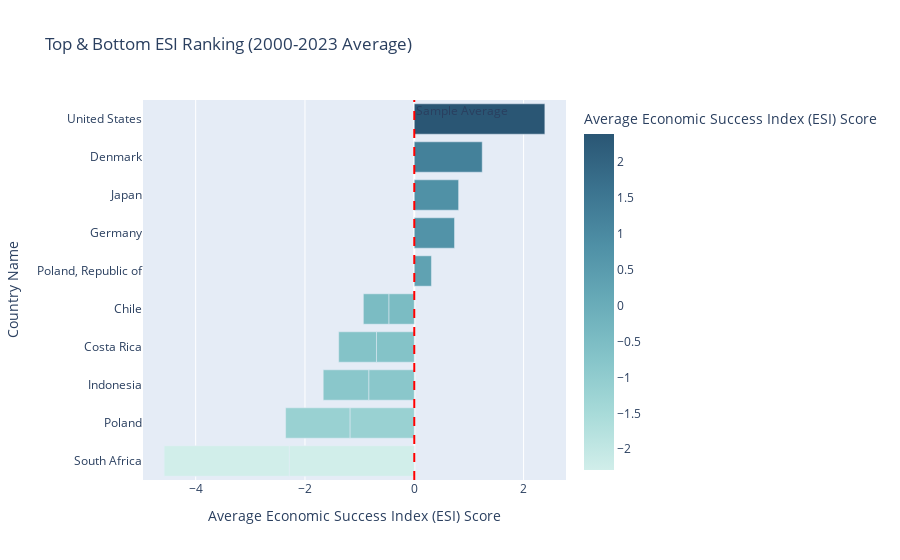

Notebook source saved alongside this figure:
### Code cell
import plotly.express as px
import pandas as pd

# 1. CALCULATE THE AVERAGE ESI SCORE PER COUNTRY (from yearly data)
# This step is necessary to create the final ranking
df_ranking = df_merged_scores.groupby('Country Name')['Economic Success (PCA)'].mean().reset_index()

# Rename the column
df_ranking.rename(columns={'Economic Success (PCA)': 'Avg_ESI'}, inplace=True)

# Sort the ranking from highest ESI to lowest
df_ranking_sorted = df_ranking.sort_values(by='Avg_ESI', ascending=False)


# 2. SELECT TOP AND BOTTOM COUNTRIES FOR VISUALIZATION
df_top = df_ranking_sorted.head(10)
df_bottom = df_ranking_sorted.tail(5)
# Concatenate the top 10 and bottom 5 for contrast
df_bar_viz = pd.concat([df_top, df_bottom])

# 3. CREATE THE HORIZONTAL BAR CHART
fig = px.bar(
    df_bar_viz,
    x='Avg_ESI',
    y='Country Name',
    orientation='h', # Makes the bars horizontal (better for country names)
    color='Avg_ESI',
    color_continuous_scale=px.colors.sequential.Teal,
    title='Top & Bottom ESI Ranking (2000-2023 Average)',
    labels={'Avg_ESI': 'Average Economic Success Index (ESI) Score'}
)

# Reverse the Y-axis so the highest score is at the top
fig.update_layout(
    yaxis={'categoryorder': 'total ascending'},
    showlegend=False
)

# Add a vertical line at ESI = 0 (the sample average)
fig.add_vline(x=0, line_width=2, line_dash="dash", line_color="red", annotation_text="Sample Average")

fig.show()

### Figure 1 — Plotly figure (JSON) as saved in the notebook; plotly's stock layout.template omitted (floating-point values rounded to 4 significant figures)
{"data": [{"hovertemplate": "Average Economic Success Index (ESI) Score=%{marker.color}<br>Country Name=%{y}<extra></extra>", "legendgroup": "", "marker": {"color": [2.389, 1.243, 0.8115, 0.7364, 0.3143, -0.4658, -0.6915, -0.833, -1.177, -2.288, -0.4658, -0.6915, -0.833, -1.177, -2.288], "coloraxis": "coloraxis", "pattern": {"shape": ""}}, "name": "", "orientation": "h", "showlegend": false, "textposition": "auto", "type": "bar", "x": [2.389, 1.243, 0.8115, 0.7364, 0.3143, -0.4658, -0.6915, -0.833, -1.177, -2.288, -0.4658, -0.6915, -0.833, -1.177, -2.288], "xaxis": "x", "y": ["United States", "Denmark", "Japan", "Germany", "Poland, Republic of", "Chile", "Costa Rica", "Indonesia", "Poland", "South Africa", "Chile", "Costa Rica", "Indonesia", "Poland", "South Africa"], "yaxis": "y"}], "layout": {"annotations": [{"showarrow": false, "text": "Sample Average", "x": 0, "xanchor": "left", "xref": "x", "y": 1, "yanchor": "top", "yref": "y domain"}], "barmode": "relative", "coloraxis": {"colorbar": {"title": {"text": "Average Economic Success Index (ESI) Score"}}, "colorscale": [[0, "rgb(209, 238, 234)"], [0.1667, "rgb(168, 219, 217)"], [0.3333, "rgb(133, 196, 201)"], [0.5, "rgb(104, 171, 184)"], [0.6667, "rgb(79, 144, 166)"], [0.8333, "rgb(59, 115, 143)"], [1, "rgb(42, 86, 116)"]]}, "legend": {"tracegroupgap": 0}, "shapes": [{"line": {"color": "red", "dash": "dash", "width": 2}, "type": "line", "x0": 0, "x1": 0, "xref": "x", "y0": 0, "y1": 1, "yref": "y domain"}], "showlegend": false, "title": {"text": "Top & Bottom ESI Ranking (2000-2023 Average)"}, "xaxis": {"anchor": "y", "domain": [0, 1], "title": {"text": "Average Economic Success Index (ESI) Score"}}, "yaxis": {"anchor": "x", "categoryorder": "total ascending", "domain": [0, 1], "title": {"text": "Country Name"}}}}
